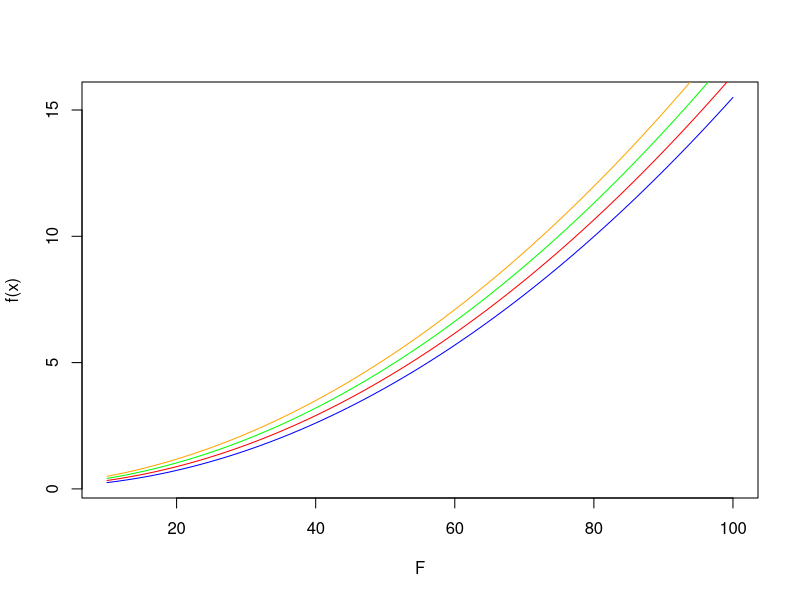
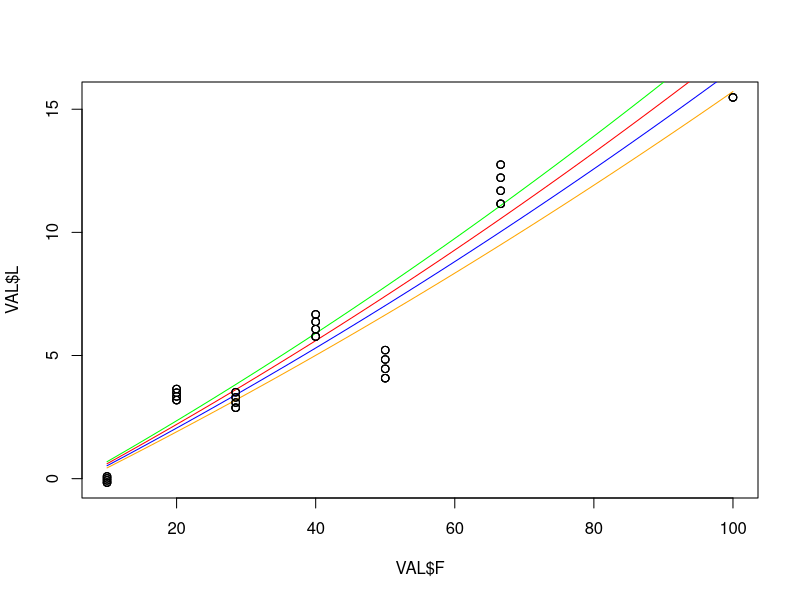
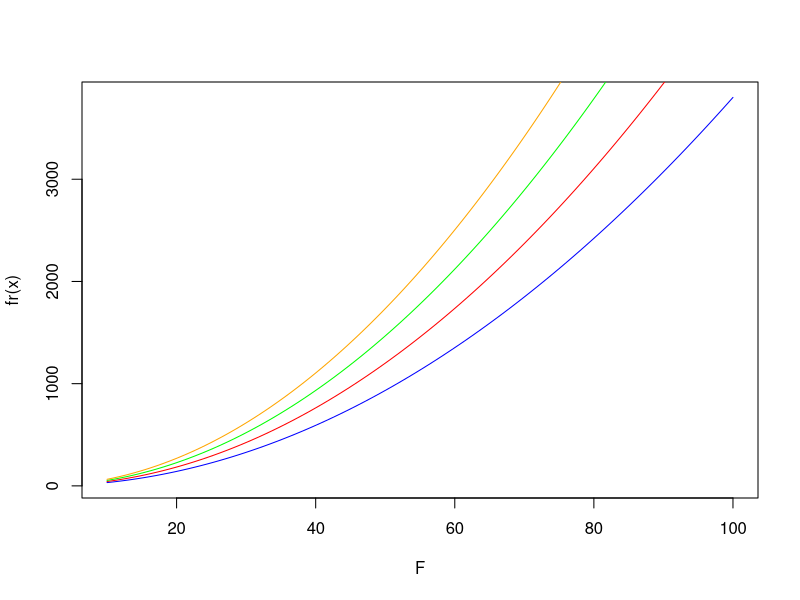
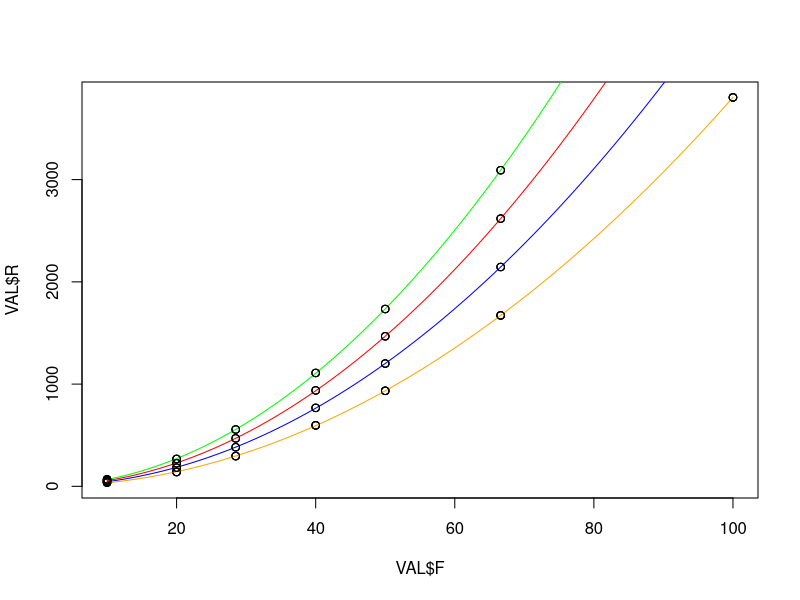

Reproduce these figures in R, in order. (Note: this script raises an error after producing the figures.)

library(ggplot2)

# f<-function(x) 2*x^2 + 10*x + 1
# g<-function(x) 2.8*x^2 + 5*x + 1
# h<-function(x) 3.6*x^2 + 1*x + 1
# curve(f,0,100,col="blue")
# curve(g,0,100,col="red", add=TRUE)
# curve(h,0,100,col="green", add=TRUE)
# 
# f1<-function(x) 2*x^2 + 50*x + 1
# f2<-function(x) 2*x^2 + 1*x + 1
# curve(f1,0,100,col="blue")
# curve(f2,0,100,col="red", add=TRUE)

#VAL=data[data$N == 60 & data$echs==1,]
#plot(VAL$F, VAL$L, type="l")
#VAL=data[data$N == 80 & data$echs==1,]
#lines(VAL$F, VAL$L, col="red")

#---------------------------------------------------------------------------
plotFunction<-function(func, xm, xM, main, xlab, ylab){
  
  fonction<-parse(text=func)
  fonction<-eval(fonction)
  x <- seq(xm, xM, by=1)
  val <- data.frame(x = x, y = fonction(x))
  p<-(
    ggplot(data = val, aes(x = x, y = y))+#, color="red")) + 
      geom_line(color="red") + 
      scale_x_continuous(name = xlab) +
      scale_y_continuous(name = ylab) +
      ggtitle(main)
  )
  
}

# Modèle d'inductance

facteurL<-700
modL<-function(F, N) { 
  y<-(0.001*N+1) * F^2 + (0.2*N-10) *F  + (0.8*N + 1)
  return(y/facteurL)  
}

f<-function(F){ modL(F, 60)}  # N=60
g<-function(F){ modL(F, 80)}  # N=80
h<-function(F){ modL(F, 100)}  # N=100
k<-function(F){ modL(F, 120)}  # N=120

curve(f,10,100,col="blue", xlab = "F")
curve(g,10,100,col="red", add=TRUE)
curve(h,10,100,col="green", add=TRUE)
curve(k,10,100,col="orange", add=TRUE)

resistances<-c()
inductances<-c()
frequencies<-c(10,20,28.5,40,50,66.6,100)
nTypes<-c(60, 80, 100, 120)
echs<-c()


# Génération des inductances

for(k in 1:3){
  
  for(i in nTypes){
    
      L<-modL(c(10,20,28.5,40,50,66.6,100),i)
      inductances<-append(inductances, L)
      echs<-append(echs, k)
    }
}

inductancesBruit<-round(inductances + (rnorm(7)+1)*2,2)
F<-rep(frequencies, 4)
N<-c(rep(nTypes[1],7), rep(nTypes[2],7), rep(nTypes[3],7),rep(nTypes[4],7))

data<-data.frame(echs, N, F, inductancesBruit)
colnames(data)[4] = "L"


# Réprésentation des inductances
colr<-c("blue", "red", "green", "orange")
c<-0
compteur<-1
f<-seq(10, 100, by=1)
VAL=data[data$N == 60 & data$echs==1,]
plot(VAL$F, VAL$L)

for(e in unique(echs)){
  for (n in nTypes){
    
    
    VAL=data[data$N == n & data$echs==e,] 
    mod <- lm(VAL$L~VAL$F+I(VAL$F^2), data=VAL)
   
    
    print(summary(mod))
    
    titre<-paste("Inductance / Fréquence - N=", as.character(n), "pour éch:", as.character(e))
    Lest<-function(F){mod$coefficients[1]  + mod$coefficients[2] * F +   mod$coefficients[3] * F^2}
    # p<-(ggplot(VAL) + geom_point(aes(x = F, y = L), colour = "#4271AE")  + stat_function(fun = Lest, color = "red") +  ggtitle(titre) 
    #   
    # )
    # #png("L1.png")
    # print(p)
    # #dev.off()
    print(paste("COMPTEUR:", compteur))
    compteur<-compteur + 1
    
    
    points(VAL$F, VAL$L)
    lines(f, Lest(f), col=colr[c], add=TRUE)
    c<-c + 1
    
  }

}


# Modèle de résistance

facteurR<-15
modR<-function(F, N) {
  y<-(0.08*N+1) * F^2 + (0.001*N-10) *F  + (0.02*N + 1)
  return(y/facteurR)
}

fr<-function(F){ modR(F, 60)}  # N=60
gr<-function(F){ modR(F, 80)}  # N=80
hr<-function(F){ modR(F, 100)}  # N=100
kr<-function(F){ modR(F, 120)}  # N=120

curve(fr,10,100,col="blue", xlab = "F")
curve(gr,10,100,col="red", add=TRUE)
curve(hr,10,100,col="green", add=TRUE)
curve(kr,10,100,col="orange", add=TRUE)


# Génération des résistances

for(k in 1:3){

  for(i in nTypes){

    R<-modR(c(10,20,28.5,40,50,66.6,100),i)
    resistances<-append(resistances, R)
   
  }

}

resistancesBruit<-round(resistances + (rnorm(7)+1)*2,2)
F<-rep(frequencies, 4)
N<-c(rep(nTypes[1],7), rep(nTypes[2],7), rep(nTypes[3],7),rep(nTypes[4],7))

data<-data.frame(echs, N, F, inductancesBruit, resistancesBruit)
colnames(data)[4] = "L"
colnames(data)[5] = "R"

# Réprésentation des résistances


c<-0
compteur<-1
f<-seq(10, 100, by=1)
VAL=data[data$N == 60 & data$echs==1,]
plot(VAL$F, VAL$R)

for(e in unique(echs)){
  for (n in nTypes){


    VAL=data[data$N == n & data$echs==e,]
    mod <- lm(VAL$R~VAL$F+I(VAL$F^2), data=VAL)


    print(summary(mod))

    titre<-paste("Inductance / Fréquence - N=", as.character(n), "pour éch:", as.character(e))
    Rest<-function(F){mod$coefficients[1]  + mod$coefficients[2] * F +   mod$coefficients[3] * F^2}
    # p<-(ggplot(VAL) + geom_point(aes(x = F, y = L), colour = "#4271AE")  + stat_function(fun = Lest, color = "red") +  ggtitle(titre)
    #
    # )
    # #png("L1.png")
    # print(p)
    # #dev.off()
    print(paste("COMPTEUR:", compteur))
    compteur<-compteur + 1


    points(VAL$F, VAL$R)
    lines(f, Rest(f), col=colr[c], add=TRUE)
    c<-c + 1

  }

}


write.csv(data,"./data/data.csv", row.names = FALSE)
